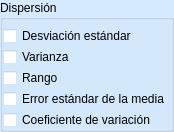
             <widget class="QGroupBox" name="grupoDeOpcionesDeMedidasDeDispersionEstadisticosDescriptivosBasicos_2">
              <property name="geometry">
               <rect>
                <x>9</x>
                <y>249</y>
                <width>174</width>
                <height>132</height>
               </rect>
              </property>
              <property name="palette">
               <palette>
                <active>
                 <colorrole role="WindowText">
                  <brush brushstyle="SolidPattern">
                   <color alpha="255">
                    <red>0</red>
                    <green>0</green>
                    <blue>0</blue>
                   </color>
                  </brush>
                 </colorrole>
                 <colorrole role="Button">
                  <brush brushstyle="SolidPattern">
                   <color alpha="33">
                    <red>84</red>
                    <green>171</green>
                    <blue>255</blue>
                   </color>
                  </brush>
                 </colorrole>
                 <colorrole role="Light">
                  <brush brushstyle="SolidPattern">
                   <color alpha="33">
                    <red>212</red>
                    <green>234</green>
                    <blue>255</blue>
                   </color>
                  </brush>
                 </colorrole>
                 <colorrole role="Midlight">
                  <brush brushstyle="SolidPattern">
                   <color alpha="33">
                    <red>148</red>
                    <green>202</green>
                    <blue>255</blue>
                   </color>
                  </brush>
                 </colorrole>
                 <colorrole role="Dark">
                  <brush brushstyle="SolidPattern">
                   <color alpha="33">
                    <red>42</red>
                    <green>85</green>
                    <blue>127</blue>
                   </color>
                  </brush>
                 </colorrole>
                 <colorrole role="Mid">
                  <brush brushstyle="SolidPattern">
                   <color alpha="33">
                    <red>56</red>
                    <green>114</green>
                    <blue>170</blue>
                   </color>
                  </brush>
                 </colorrole>
                 <colorrole role="Text">
                  <brush brushstyle="SolidPattern">
                   <color alpha="255">
                    <red>0</red>
                    <green>0</green>
                    <blue>0</blue>
                   </color>
                  </brush>
                 </colorrole>
                 <colorrole role="BrightText">
                  <brush brushstyle="SolidPattern">
                   <color alpha="255">
                    <red>255</red>
                    <green>255</green>
                    <blue>255</blue>
                   </color>
                  </brush>
                 </colorrole>
                 <colorrole role="ButtonText">
                  <brush brushstyle="SolidPattern">
                   <color alpha="255">
                    <red>0</red>
                    <green>0</green>
                    <blue>0</blue>
                   </color>
                  </brush>
                 </colorrole>
                 <colorrole role="Base">
                  <brush brushstyle="SolidPattern">
                   <color alpha="255">
                    <red>255</red>
                    <green>255</green>
                    <blue>255</blue>
                   </color>
                  </brush>
                 </colorrole>
                 <colorrole role="Window">
                  <brush brushstyle="SolidPattern">
                   <color alpha="33">
                    <red>84</red>
                    <green>171</green>
                    <blue>255</blue>
                   </color>
                  </brush>
                 </colorrole>
                 <colorrole role="Shadow">
                  <brush brushstyle="SolidPattern">
                   <color alpha="255">
                    <red>0</red>
                    <green>0</green>
                    <blue>0</blue>
                   </color>
                  </brush>
                 </colorrole>
                 <colorrole role="AlternateBase">
                  <brush brushstyle="SolidPattern">
                   <color alpha="144">
                    <red>169</red>
                    <green>213</green>
                    <blue>255</blue>
                   </color>
                  </brush>
                 </colorrole>
                 <colorrole role="ToolTipBase">
                  <brush brushstyle="SolidPattern">
                   <color alpha="255">
                    <red>255</red>
                    <green>255</green>
                    <blue>220</blue>
                   </color>
                  </brush>
                 </colorrole>
                 <colorrole role="ToolTipText">
                  <brush brushstyle="SolidPattern">
                   <color alpha="255">
                    <red>0</red>
                    <green>0</green>
                    <blue>0</blue>
                   </color>
                  </brush>
                 </colorrole>
                </active>
                <inactive>
                 <colorrole role="WindowText">
                  <brush brushstyle="SolidPattern">
                   <color alpha="255">
                    <red>0</red>
                    <green>0</green>
                    <blue>0</blue>
                   </color>
                  </brush>
                 </colorrole>
                 <colorrole role="Button">
                  <brush brushstyle="SolidPattern">
                   <color alpha="33">
                    <red>84</red>
                    <green>171</green>
                    <blue>255</blue>
                   </color>
                  </brush>
                 </colorrole>
                 <colorrole role="Light">
                  <brush brushstyle="SolidPattern">
                   <color alpha="33">
                    <red>212</red>
                    <green>234</green>
                    <blue>255</blue>
                   </color>
                  </brush>
                 </colorrole>
                 <colorrole role="Midlight">
                  <brush brushstyle="SolidPattern">
                   <color alpha="33">
                    <red>148</red>
                    <green>202</green>
                    <blue>255</blue>
                   </color>
                  </brush>
                 </colorrole>
                 <colorrole role="Dark">
                  <brush brushstyle="SolidPattern">
                   <color alpha="33">
                    <red>42</red>
                    <green>85</green>
                    <blue>127</blue>
                   </color>
                  </brush>
                 </colorrole>
                 <colorrole role="Mid">
                  <brush brushstyle="SolidPattern">
                   <color alpha="33">
                    <red>56</red>
                    <green>114</green>
                    <blue>170</blue>
                   </color>
                  </brush>
                 </colorrole>
                 <colorrole role="Text">
                  <brush brushstyle="SolidPattern">
                   <color alpha="255">
                    <red>0</red>
                    <green>0</green>
                    <blue>0</blue>
                   </color>
                  </brush>
                 </colorrole>
                 <colorrole role="BrightText">
                  <brush brushstyle="SolidPattern">
                   <color alpha="255">
                    <red>255</red>
                    <green>255</green>
                    <blue>255</blue>
                   </color>
                  </brush>
                 </colorrole>
                 <colorrole role="ButtonText">
                  <brush brushstyle="SolidPattern">
                   <color alpha="255">
                    <red>0</red>
                    <green>0</green>
                    <blue>0</blue>
                   </color>
                  </brush>
                 </colorrole>
                 <colorrole role="Base">
                  <brush brushstyle="SolidPattern">
                   <color alpha="255">
                    <red>255</red>
                    <green>255</green>
                    <blue>255</blue>
                   </color>
                  </brush>
                 </colorrole>
                 <colorrole role="Window">
                  <brush brushstyle="SolidPattern">
                   <color alpha="33">
                    <red>84</red>
                    <green>171</green>
                    <blue>255</blue>
                   </color>
                  </brush>
                 </colorrole>
                 <colorrole role="Shadow">
                  <brush brushstyle="SolidPattern">
                   <color alpha="255">
                    <red>0</red>
                    <green>0</green>
                    <blue>0</blue>
                   </color>
                  </brush>
                 </colorrole>
                 <colorrole role="AlternateBase">
                  <brush brushstyle="SolidPattern">
                   <color alpha="144">
                    <red>169</red>
                    <green>213</green>
                    <blue>255</blue>
                   </color>
                  </brush>
                 </colorrole>
                 <colorrole role="ToolTipBase">
                  <brush brushstyle="SolidPattern">
                   <color alpha="255">
                    <red>255</red>
                    <green>255</green>
                    <blue>220</blue>
                   </color>
                  </brush>
                 </colorrole>
                 <colorrole role="ToolTipText">
                  <brush brushstyle="SolidPattern">
                   <color alpha="255">
                    <red>0</red>
                    <green>0</green>
                    <blue>0</blue>
                   </color>
                  </brush>
                 </colorrole>
                </inactive>
                <disabled>
                 <colorrole role="WindowText">
                  <brush brushstyle="SolidPattern">
                   <color alpha="33">
                    <red>42</red>
                    <green>85</green>
                    <blue>127</blue>
                   </color>
                  </brush>
                 </colorrole>
                 <colorrole role="Button">
                  <brush brushstyle="SolidPattern">
                   <color alpha="33">
                    <red>84</red>
                    <green>171</green>
                    <blue>255</blue>
                   </color>
                  </brush>
                 </colorrole>
                 <colorrole role="Light">
                  <brush brushstyle="SolidPattern">
                   <color alpha="33">
                    <red>212</red>
                    <green>234</green>
                    <blue>255</blue>
                   </color>
                  </brush>
                 </colorrole>
                 <colorrole role="Midlight">
                  <brush brushstyle="SolidPattern">
                   <color alpha="33">
                    <red>148</red>
                    <green>202</green>
                    <blue>255</blue>
                   </color>
                  </brush>
                 </colorrole>
                 <colorrole role="Dark">
                  <brush brushstyle="SolidPattern">
                   <color alpha="33">
                    <red>42</red>
                    <green>85</green>
                    <blue>127</blue>
                   </color>
                  </brush>
                 </colorrole>
                 <colorrole role="Mid">
                  <brush brushstyle="SolidPattern">
                   <color alpha="33">
                    <red>56</red>
                    <green>114</green>
                    <blue>170</blue>
                   </color>
                  </brush>
                 </colorrole>
                 <colorrole role="Text">
                  <brush brushstyle="SolidPattern">
                   <color alpha="33">
                    <red>42</red>
                    <green>85</green>
                    <blue>127</blue>
                   </color>
                  </brush>
                 </colorrole>
                 <colorrole role="BrightText">
                  <brush brushstyle="SolidPattern">
                   <color alpha="255">
                    <red>255</red>
                    <green>255</green>
                    <blue>255</blue>
                   </color>
                  </brush>
                 </colorrole>
                 <colorrole role="ButtonText">
                  <brush brushstyle="SolidPattern">
                   <color alpha="33">
                    <red>42</red>
                    <green>85</green>
                    <blue>127</blue>
                   </color>
                  </brush>
                 </colorrole>
                 <colorrole role="Base">
                  <brush brushstyle="SolidPattern">
                   <color alpha="33">
                    <red>84</red>
                    <green>171</green>
                    <blue>255</blue>
                   </color>
                  </brush>
                 </colorrole>
                 <colorrole role="Window">
                  <brush brushstyle="SolidPattern">
                   <color alpha="33">
                    <red>84</red>
                    <green>171</green>
                    <blue>255</blue>
                   </color>
                  </brush>
                 </colorrole>
                 <colorrole role="Shadow">
                  <brush brushstyle="SolidPattern">
                   <color alpha="255">
                    <red>0</red>
                    <green>0</green>
                    <blue>0</blue>
                   </color>
                  </brush>
                 </colorrole>
                 <colorrole role="AlternateBase">
                  <brush brushstyle="SolidPattern">
                   <color alpha="33">
                    <red>84</red>
                    <green>171</green>
                    <blue>255</blue>
                   </color>
                  </brush>
                 </colorrole>
                 <colorrole role="ToolTipBase">
                  <brush brushstyle="SolidPattern">
                   <color alpha="255">
                    <red>255</red>
                    <green>255</green>
                    <blue>220</blue>
                   </color>
                  </brush>
                 </colorrole>
                 <colorrole role="ToolTipText">
                  <brush brushstyle="SolidPattern">
                   <color alpha="255">
                    <red>0</red>
                    <green>0</green>
                    <blue>0</blue>
                   </color>
                  </brush>
                 </colorrole>
                </disabled>
               </palette>
              </property>
              <property name="autoFillBackground">
               <bool>true</bool>
              </property>
              <property name="title">
               <string>Dispersión</string>
              </property>
              <widget class="QCheckBox" name="desviacionEstandarEstadisticosDescriptivosUnivariados">
               <property name="geometry">
                <rect>
                 <x>3</x>
                 <y>24</y>
                 <width>141</width>
                 <height>24</height>
                </rect>
               </property>
               <property name="text">
                <string>Desviación estándar</string>
               </property>
              </widget>
              <widget class="QCheckBox" name="rangoEstadisticosDescriptivosUnivariados">
               <property name="geometry">
                <rect>
                 <x>3</x>
                 <y>66</y>
                 <width>75</width>
                 <height>24</height>
                </rect>
               </property>
               <property name="text">
                <string>Rango</string>
               </property>
              </widget>
              <widget class="QCheckBox" name="varianzaEstadisticosDescriptivosUnivariados">
               <property name="geometry">
                <rect>
                 <x>3</x>
                 <y>45</y>
                 <width>93</width>
                 <height>24</height>
                </rect>
               </property>
               <property name="text">
                <string>Varianza</string>
               </property>
              </widget>
              <widget class="QCheckBox" name="errorEstandarDeLaMediaAritmeticaEstadisticosDescriptivosUnivariados">
               <property name="geometry">
                <rect>
                 <x>3</x>
                 <y>87</y>
                 <width>171</width>
                 <height>24</height>
                </rect>
               </property>
               <property name="text">
                <string>Error estándar de la media</string>
               </property>
              </widget>
              <widget class="QCheckBox" name="coeficienteDeVariacionDeLaMediaAritmeticaEstadisticosDescriptivosUnivariados">
               <property name="geometry">
                <rect>
                 <x>3</x>
                 <y>108</y>
                 <width>162</width>
                 <height>24</height>
                </rect>
               </property>
               <property name="text">
                <string>Coeficiente de variación</string>
               </property>
              </widget>
             </widget>
